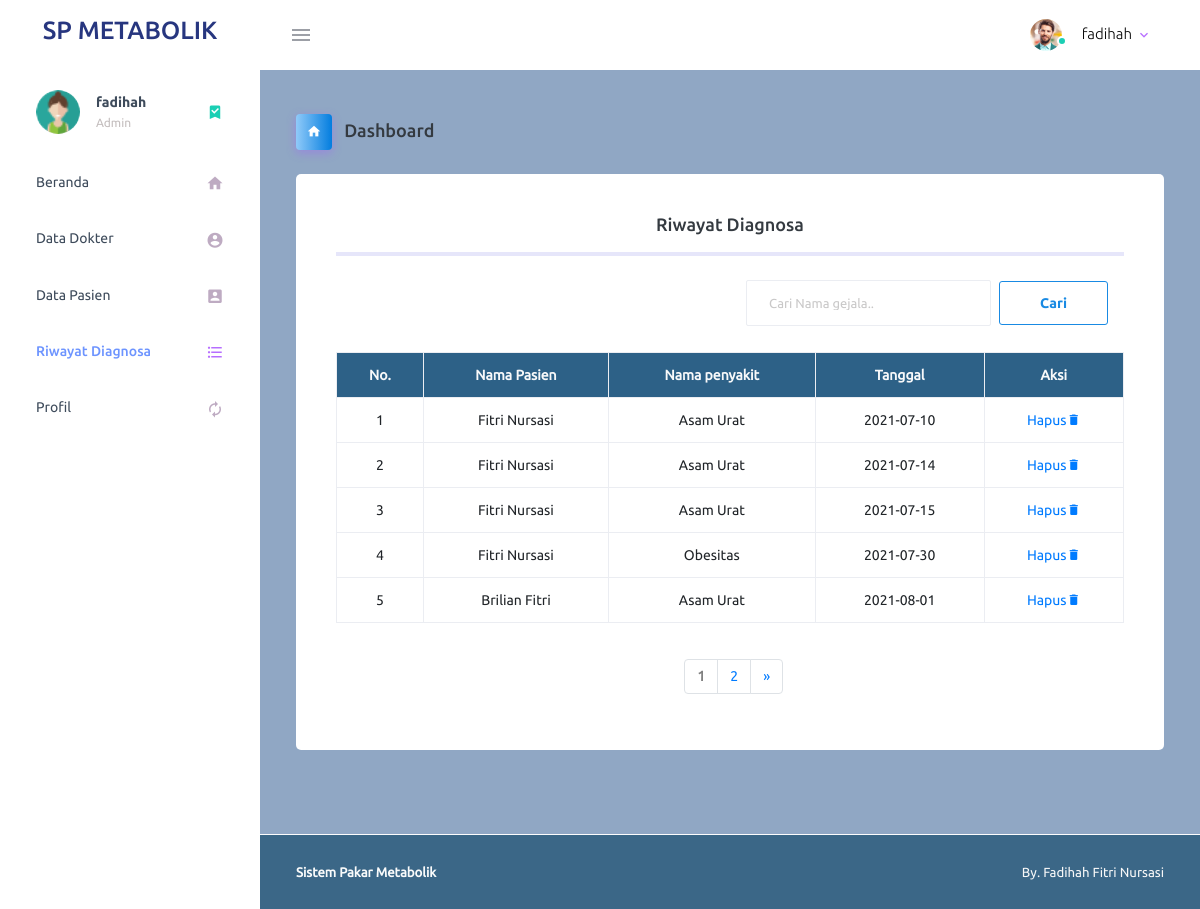
Screenshot of /page/admin/riwayat_diagnosa.php (signed in) with the database file from the repository.
### tables this page shows
CREATE TABLE `hasilkonsultasi` (
  `id_konsultasi` int(11) NOT NULL,
  `id_user` int(11) NOT NULL,
  `id_penyakit` int(11) NOT NULL,
  `tanggal` date NOT NULL,
  `presentation` varchar(10) DEFAULT NULL
);

CREATE TABLE `user` (
  `id_user` int(5) NOT NULL,
  `nama` varchar(30) NOT NULL,
  `username` varchar(15) NOT NULL,
  `email` varchar(30) NOT NULL,
  `jk` varchar(10) NOT NULL,
  `password` varchar(255) NOT NULL,
  `role` varchar(10) DEFAULT NULL,
  `tgl_lahir` date DEFAULT NULL
);

CREATE TABLE `penyakit` (
  `id_penyakit` int(5) NOT NULL,
  `kode_penyakit` varchar(5) NOT NULL,
  `nama_penyakit` varchar(40) NOT NULL,
  `gambar` varchar(100) NOT NULL,
  `keterangan` text NOT NULL,
  `solusi` text NOT NULL,
  `penyebab` text NOT NULL
);

### page/koneksi.php (called while the page is built, shortened)
<?php
$conn = mysqli_connect("localhost", "root", "", "metabolik");
function query($query) {
    global $conn;
    $result = mysqli_query($conn, $query);
    $rows = [];
    while( $row = mysqli_fetch_assoc($result) ) {
        $rows[] = $row;
    }
    return $rows;
}
?>

### page/admin/riwayat_diagnosa.php (the view, shortened to what this page needs)
<?php
require '../koneksi.php';
$jumlahdataperhalaman = 5;
$jumlahdata = count(query("SELECT*FROM hasilkonsultasi"));
$jumlahhalaman = ceil($jumlahdata/$jumlahdataperhalaman);
$halamanaktif = (isset($_GET["halaman"])) ? $_GET["halaman"]:1;
$awaldata = ($jumlahdataperhalaman * $halamanaktif) - $jumlahdataperhalaman;
$dhk = query("SELECT user.nama, penyakit.nama_penyakit,hasilkonsultasi.tanggal,hasilkonsultasi.id_konsultasi
              FROM user, penyakit, hasilkonsultasi
                WHERE user.id_user=hasilkonsultasi.id_user
                  AND penyakit.id_penyakit=hasilkonsultasi.id_penyakit
                  ORDER BY tanggal asc LIMIT $awaldata, $jumlahdataperhalaman
            ");
?>
<!DOCTYPE html>
<html lang="en">
  <head>
    <link rel="stylesheet" href="../vendor/assets/vendors/mdi/css/materialdesignicons.min.css">
    <link rel="stylesheet" href="../vendor/assets/vendors/css/vendor.bundle.base.css">
    <link rel="stylesheet" href="../vendor/assets/css/style.css">
  </head>
  <body>
    <div class="container-scroller">
      <nav class="navbar default-layout-navbar col-lg-12 col-12 p-0 fixed-top d-flex flex-row">
        <div class="text-center navbar-brand-wrapper d-flex align-items-center justify-content-center">
          <a class="navbar-brand brand-logo" href="index.html"> <h3>SP METABOLIK</h3> </a>
        </div>
        <div class="navbar-menu-wrapper d-flex align-items-stretch">
          <button class="navbar-toggler navbar-toggler align-self-center" type="button" data-toggle="minimize">
            <span class="mdi mdi-menu"></span>
          </button>
          <ul class="navbar-nav navbar-nav-right">
            <li class="nav-item nav-profile dropdown">
              <a class="nav-link dropdown-toggle" id="profileDropdown" href="#" data-toggle="dropdown" aria-expanded="false">
                <div class="nav-profile-img">
                  <img src="../vendor/assets/images/faces/face1.jpg" alt="image">
                  <span class="availability-status online"></span>
                </div>
                <div class="nav-profile-text">
                  <p class="mb-1 text-black"> <?php echo $_SESSION["username"]; ?> </p>
                </div>
              </a>
            </li>
          </ul>
        </div>
      </nav>
      <div class="container-fluid page-body-wrapper">
        <nav class="sidebar sidebar-offcanvas" id="sidebar">
          <ul class="nav">
            <li class="nav-item nav-profile">
              <a href="#" class="nav-link">
                <div class="nav-profile-image">
                  <img src="../vendor/assets/images/faces-clipart/pic-3.png" alt="profile">
                </div>
                <div class="nav-profile-text d-flex flex-column">
                  <span class="font-weight-bold mb-2"> <?php echo $_SESSION["username"]; ?> </span>
                  <span class="text-secondary text-small"> <?php echo $_SESSION["role"]; ?> </span>
                </div>
                <i class="mdi mdi-bookmark-check text-success nav-profile-badge"></i>
              </a>
            </li>
            <li class="nav-item">
              <a class="nav-link" href="index_admin.php">
                <span class="menu-title">Beranda</span>
                <i class="mdi mdi-home menu-icon"></i>
              </a>
            </li>
            <li class="nav-item">
              <a class="nav-link" href="data_dokter.php">
                <span class="menu-title">Data Dokter</span>
                <i class="mdi mdi mdi-account-circle menu-icon"></i>
              </a>
            </li>
            <li class="nav-item">
              <a class="nav-link" href="data_pasien.php">
                <span class="menu-title">Data Pasien</span>
                <i class="mdi mdi-account-box menu-icon"></i>
              </a>
            </li>
            <li class="nav-item">
              <a class="nav-link" href="riwayat_diagnosa.php">
                <span class="menu-title">Riwayat Diagnosa</span>
                <i class="mdi mdi-format-list-bulleted menu-icon"></i>
              </a>
            </li>
            <li class="nav-item">
              <a class="nav-link" href="edit_profil_admin.php?id=<?= $_SESSION["id_user"];?>">
                <span class="menu-title">Profil</span>
                <i class="mdi mdi-autorenew menu-icon"></i>
              </a>
            </li>
          </ul>
        </nav>
        <div class="main-panel">
          <div class="content-wrapper">
            <div class="page-header">
              <h3 class="page-title">
                <span class="page-title-icon bg-gradient-info text-white mr-2">
                  <i class="mdi mdi-home"></i>
                </span> Dashboard
              </h3>
            </div>
            <div class="row">
              <div class="col-12 grid-margin stretch-card">
                <div class="card">
                  <div class="card-body text-center">
                    <h4 class="card-title">Riwayat Diagnosa</h4>
                    <hr>
                    <nav class="navbar navbar-light ">
                      <form class="form-inline" action="" method="post">
                        <input class="form-control mr-sm-2" type="text" placeholder="Cari Nama gejala.." name="keyword"  autocomplete="off" autofocus>
                        <button class="btn btn-outline-info my-2 my-sm-0" type="submit" name="cari_riwayat">Cari</button>
                      </form>
                    </nav><br>
                        <table class="table table-bordered">
                            <tr class="text-center text-light" style="background-color:#2D6187;">
                            <th>No.</th>
                            <th>Nama Pasien</th>
                            <th>Nama penyakit</th>
                            <th>Tanggal</th>
                            <th>Aksi</th>
                            </tr>
                            <?php $i = 1; ?>
                            <?php foreach($dhk as $row) : ?>
                            <tr class="text-center">
                            <td><?= $i; ?></td>
                            <td><?= $row["nama"]; ?> </td>
                            <td><?= $row["nama_penyakit"];?> </td>
                            <td><?= $row["tanggal"]; ?> </td>
                            <td>
                              <a href="hapus_riwayat.php?id=<?= $row["id_konsultasi"];?>" onclick=" return confirm('Yakin ingin menghapus data ?');">Hapus<a class="mdi mdi-delete"></a></a>
                            </td>
                            </tr>
                            <?php $i++; ?>
                            <?php endforeach; ?>
                        </table><br><br>
                        <div class="container">
                          <div class="row">
                            <div class="col-md-6 offset-md-5">
                              <nav aria-label="Page navigation example">
                                <ul class="pagination">
                                  <li class="page-item">
                                    <?php for($i=1; $i<=$jumlahhalaman; $i++) :?>
                                    <?php if($i==$halamanaktif) : ?>
                                      <a class="page-link" href="?halaman=<?= $i;?>" style="font-weight: bold; color: grey;"> <?= $i; ?> </a>
                                    <?php else :?>
                                      <li class="page-item"><a class="page-link" href="?halaman=<?= $i;?>"> <?= $i; ?> </a></li>
                                        <?php endif; ?>
                                        <?php endfor; ?>
                                      </li>
                                      <li class="page-item">
                                        <?php if($halamanaktif<$jumlahhalaman) :?>
                                        <a class="page-link" href="?halaman=<?= $halamanaktif+1; ?>" aria-label="Next">
                                        <span aria-hidden="true">&raquo;</span>
                                        </a>
                                        <?php endif ;?>
                                    </li>
                                  </ul>
                              </nav>
                            </div>
                          </div>
                        </div>
                  </div>
                </div>
              </div>
            </div>
          </div>
          <footer class="footer">
            <div class="container-fluid clearfix">
              <span class="text-muted d-block text-center text-sm-left d-sm-inline-block"> <b>Sistem Pakar Metabolik</b> </span>
              <span class="float-none float-sm-right d-block mt-1 mt-sm-0 text-center"> <a href="">By. Fadihah Fitri Nursasi</a> </span>
            </div>
          </footer>
        </div>
      </div>
    </div>
  </body>
</html>

### rows the page displays
hasilkonsultasi: id_user.nama "Fitri Nursasi", id_penyakit.nama_penyakit "Asam Urat", tanggal "2021-07-10"
hasilkonsultasi: id_user.nama "Fitri Nursasi", id_penyakit.nama_penyakit "Asam Urat", tanggal "2021-07-14"
hasilkonsultasi: id_user.nama "Fitri Nursasi", id_penyakit.nama_penyakit "Asam Urat", tanggal "2021-07-15"
hasilkonsultasi: id_user.nama "Fitri Nursasi", id_penyakit.nama_penyakit "Obesitas", tanggal "2021-07-30"
hasilkonsultasi: id_user.nama "Brilian Fitri", id_penyakit.nama_penyakit "Asam Urat", tanggal "2021-08-01"

### other values shown
$_SESSION["username"] "fadihah"
$_SESSION["role"] "Admin"
